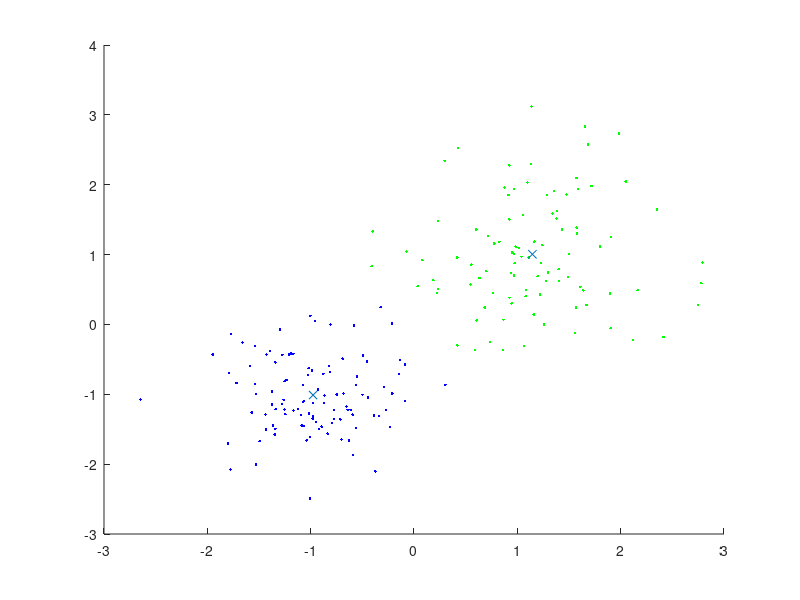

This chart was generated by the following MATLAB code:
function kmeanstest()
rng default;
x = [randn(100,2)*0.75+ones(100,2);randn(100,2)*0.5-ones(100,2)];


[idx,C] = kmeans(x,2);
figure, hold on;
plot(x(idx==1,1),x(idx==1,2),'b.');
plot(x(idx==2,1),x(idx==2,2),'g.');
plot(C(:,1),C(:,2),'x');
